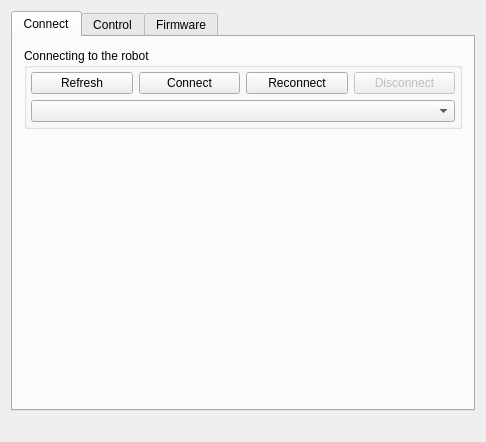
<?xml version="1.0" encoding="UTF-8"?>
<ui version="4.0">
 <class>MainWindow</class>
 <widget class="QMainWindow" name="MainWindow">
  <property name="geometry">
   <rect>
    <x>0</x>
    <y>0</y>
    <width>486</width>
    <height>442</height>
   </rect>
  </property>
  <property name="sizePolicy">
   <sizepolicy hsizetype="Minimum" vsizetype="Minimum">
    <horstretch>0</horstretch>
    <verstretch>0</verstretch>
   </sizepolicy>
  </property>
  <property name="windowTitle">
   <string>MainWindow</string>
  </property>
  <property name="windowIcon">
   <iconset resource="icons.qrc">
    <normaloff>:/icons/img/robot.png</normaloff>:/icons/img/robot.png</iconset>
  </property>
  <property name="unifiedTitleAndToolBarOnMac">
   <bool>false</bool>
  </property>
  <widget class="QWidget" name="centralWidget">
   <layout class="QVBoxLayout" name="verticalLayout_2">
    <item>
     <widget class="QTabWidget" name="tabWidget">
      <property name="currentIndex">
       <number>0</number>
      </property>
      <property name="elideMode">
       <enum>Qt::ElideNone</enum>
      </property>
      <widget class="QWidget" name="tab">
       <attribute name="title">
        <string>Connect</string>
       </attribute>
       <layout class="QVBoxLayout" name="verticalLayout_4">
        <item>
         <widget class="QGroupBox" name="groupBox">
          <property name="sizePolicy">
           <sizepolicy hsizetype="Preferred" vsizetype="Fixed">
            <horstretch>0</horstretch>
            <verstretch>0</verstretch>
           </sizepolicy>
          </property>
          <property name="title">
           <string>Connecting to the robot</string>
          </property>
          <layout class="QVBoxLayout" name="verticalLayout">
           <property name="leftMargin">
            <number>4</number>
           </property>
           <property name="topMargin">
            <number>4</number>
           </property>
           <property name="rightMargin">
            <number>4</number>
           </property>
           <property name="bottomMargin">
            <number>4</number>
           </property>
           <item>
            <layout class="QHBoxLayout" name="horizontalLayout">
             <item>
              <widget class="QPushButton" name="refresh">
               <property name="text">
                <string>Refresh</string>
               </property>
               <property name="icon">
                <iconset resource="icons.qrc">
                 <normaloff>:/icons/img/refresh.png</normaloff>:/icons/img/refresh.png</iconset>
               </property>
              </widget>
             </item>
             <item>
              <widget class="QPushButton" name="connect">
               <property name="text">
                <string>Connect</string>
               </property>
               <property name="icon">
                <iconset resource="icons.qrc">
                 <normaloff>:/icons/img/play.png</normaloff>:/icons/img/play.png</iconset>
               </property>
              </widget>
             </item>
             <item>
              <widget class="QPushButton" name="reconnect">
               <property name="text">
                <string>Reconnect</string>
               </property>
               <property name="icon">
                <iconset resource="icons.qrc">
                 <normaloff>:/icons/img/repeat.png</normaloff>:/icons/img/repeat.png</iconset>
               </property>
              </widget>
             </item>
             <item>
              <widget class="QPushButton" name="disconnect">
               <property name="enabled">
                <bool>false</bool>
               </property>
               <property name="text">
                <string>Disconnect</string>
               </property>
               <property name="icon">
                <iconset resource="icons.qrc">
                 <normaloff>:/icons/img/stop.png</normaloff>:/icons/img/stop.png</iconset>
               </property>
              </widget>
             </item>
            </layout>
           </item>
           <item>
            <widget class="QComboBox" name="ports">
             <property name="sizePolicy">
              <sizepolicy hsizetype="Minimum" vsizetype="Fixed">
               <horstretch>0</horstretch>
               <verstretch>0</verstretch>
              </sizepolicy>
             </property>
             <property name="editable">
              <bool>false</bool>
             </property>
            </widget>
           </item>
          </layout>
         </widget>
        </item>
        <item>
         <spacer name="verticalSpacer">
          <property name="orientation">
           <enum>Qt::Vertical</enum>
          </property>
          <property name="sizeHint" stdset="0">
           <size>
            <width>20</width>
            <height>40</height>
           </size>
          </property>
         </spacer>
        </item>
       </layout>
      </widget>
      <widget class="QWidget" name="tab_2">
       <attribute name="title">
        <string>Control</string>
       </attribute>
       <layout class="QVBoxLayout" name="verticalLayout_5">
        <item>
         <layout class="QHBoxLayout" name="controlButtons">
          <item>
           <widget class="QPushButton" name="startButton">
            <property name="text">
             <string>Start</string>
            </property>
            <property name="icon">
             <iconset resource="icons.qrc">
              <normaloff>:/icons/img/play.png</normaloff>:/icons/img/play.png</iconset>
            </property>
           </widget>
          </item>
          <item>
           <widget class="QPushButton" name="stopButton">
            <property name="text">
             <string>Stop</string>
            </property>
            <property name="icon">
             <iconset resource="icons.qrc">
              <normaloff>:/icons/img/stop.png</normaloff>:/icons/img/stop.png</iconset>
            </property>
           </widget>
          </item>
          <item>
           <widget class="QPushButton" name="resetButton">
            <property name="text">
             <string>Reset</string>
            </property>
            <property name="icon">
             <iconset resource="icons.qrc">
              <normaloff>:/icons/img/repeat.png</normaloff>:/icons/img/repeat.png</iconset>
            </property>
           </widget>
          </item>
         </layout>
        </item>
        <item>
         <layout class="QHBoxLayout" name="horizontalLayout_3">
          <item>
           <widget class="QGroupBox" name="controls">
            <property name="title">
             <string>Control</string>
            </property>
            <layout class="QHBoxLayout" name="horizontalLayout_6">
             <item>
              <layout class="QVBoxLayout" name="verticalLayout_6">
               <item>
                <widget class="QLabel" name="label">
                 <property name="text">
                  <string>&lt;b&gt;Forward&lt;/b&gt;</string>
                 </property>
                </widget>
               </item>
               <item>
                <widget class="QSlider" name="dxSlider">
                 <property name="sizePolicy">
                  <sizepolicy hsizetype="Fixed" vsizetype="Expanding">
                   <horstretch>0</horstretch>
                   <verstretch>0</verstretch>
                  </sizepolicy>
                 </property>
                 <property name="minimum">
                  <number>-120</number>
                 </property>
                 <property name="maximum">
                  <number>120</number>
                 </property>
                 <property name="tracking">
                  <bool>true</bool>
                 </property>
                 <property name="orientation">
                  <enum>Qt::Vertical</enum>
                 </property>
                 <property name="invertedAppearance">
                  <bool>false</bool>
                 </property>
                 <property name="invertedControls">
                  <bool>false</bool>
                 </property>
                 <property name="tickPosition">
                  <enum>QSlider::TicksAbove</enum>
                 </property>
                </widget>
               </item>
              </layout>
             </item>
             <item>
              <layout class="QVBoxLayout" name="verticalLayout_9">
               <item>
                <widget class="QLabel" name="label_2">
                 <property name="text">
                  <string>&lt;b&gt;Lateral&lt;/b&gt;</string>
                 </property>
                </widget>
               </item>
               <item>
                <widget class="QSlider" name="dySlider">
                 <property name="sizePolicy">
                  <sizepolicy hsizetype="Fixed" vsizetype="Expanding">
                   <horstretch>0</horstretch>
                   <verstretch>0</verstretch>
                  </sizepolicy>
                 </property>
                 <property name="minimum">
                  <number>-100</number>
                 </property>
                 <property name="maximum">
                  <number>100</number>
                 </property>
                 <property name="orientation">
                  <enum>Qt::Vertical</enum>
                 </property>
                 <property name="tickPosition">
                  <enum>QSlider::TicksAbove</enum>
                 </property>
                </widget>
               </item>
              </layout>
             </item>
             <item>
              <layout class="QVBoxLayout" name="verticalLayout_8">
               <item>
                <widget class="QLabel" name="label_3">
                 <property name="text">
                  <string>&lt;b&gt;Rotation&lt;/b&gt;</string>
                 </property>
                </widget>
               </item>
               <item>
                <widget class="QSlider" name="turnSlider">
                 <property name="sizePolicy">
                  <sizepolicy hsizetype="Maximum" vsizetype="Expanding">
                   <horstretch>0</horstretch>
                   <verstretch>0</verstretch>
                  </sizepolicy>
                 </property>
                 <property name="minimum">
                  <number>-45</number>
                 </property>
                 <property name="maximum">
                  <number>45</number>
                 </property>
                 <property name="orientation">
                  <enum>Qt::Vertical</enum>
                 </property>
                 <property name="tickPosition">
                  <enum>QSlider::TicksAbove</enum>
                 </property>
                 <property name="tickInterval">
                  <number>4</number>
                 </property>
                </widget>
               </item>
              </layout>
             </item>
            </layout>
           </widget>
          </item>
          <item>
           <widget class="QGroupBox" name="groupBox_4">
            <property name="title">
             <string>Parameters</string>
            </property>
            <layout class="QHBoxLayout" name="horizontalLayout_7">
             <item>
              <layout class="QHBoxLayout" name="parameters"/>
             </item>
             <item>
              <layout class="QVBoxLayout" name="verticalLayout_14">
               <item>
                <widget class="QLabel" name="label_8">
                 <property name="text">
                  <string>&lt;b&gt;Gait&lt;/b&gt;</string>
                 </property>
                </widget>
               </item>
               <item>
                <widget class="QRadioButton" name="walkButton">
                 <property name="text">
                  <string>Walk</string>
                 </property>
                </widget>
               </item>
               <item>
                <widget class="QRadioButton" name="trotButton">
                 <property name="text">
                  <string>Trot</string>
                 </property>
                 <property name="checked">
                  <bool>true</bool>
                 </property>
                </widget>
               </item>
               <item>
                <spacer name="verticalSpacer_2">
                 <property name="orientation">
                  <enum>Qt::Vertical</enum>
                 </property>
                 <property name="sizeHint" stdset="0">
                  <size>
                   <width>20</width>
                   <height>40</height>
                  </size>
                 </property>
                </spacer>
               </item>
              </layout>
             </item>
            </layout>
           </widget>
          </item>
         </layout>
        </item>
       </layout>
      </widget>
      <widget class="QWidget" name="tab_3">
       <attribute name="title">
        <string>Firmware</string>
       </attribute>
       <layout class="QVBoxLayout" name="verticalLayout_3">
        <item>
         <widget class="QLabel" name="label_4">
          <property name="text">
           <string>Here, you can update your firmare&lt;br&gt;
&lt;b&gt;Warning: you should be connected via USB to do this&lt;/b&gt;</string>
          </property>
          <property name="wordWrap">
           <bool>true</bool>
          </property>
         </widget>
        </item>
        <item>
         <widget class="QPushButton" name="checkVersion">
          <property name="text">
           <string>Get the last version of the firmware</string>
          </property>
          <property name="icon">
           <iconset resource="icons.qrc">
            <normaloff>:/icons/img/refresh.png</normaloff>:/icons/img/refresh.png</iconset>
          </property>
         </widget>
        </item>
        <item>
         <widget class="QLabel" name="version">
          <property name="text">
           <string/>
          </property>
         </widget>
        </item>
        <item>
         <widget class="QComboBox" name="firmwarePorts">
          <property name="enabled">
           <bool>false</bool>
          </property>
         </widget>
        </item>
        <item>
         <layout class="QHBoxLayout" name="horizontalLayout_2">
          <item>
           <widget class="QPushButton" name="updateFimwarePorts">
            <property name="enabled">
             <bool>false</bool>
            </property>
            <property name="text">
             <string>Refresh ports list</string>
            </property>
            <property name="icon">
             <iconset resource="icons.qrc">
              <normaloff>:/icons/img/refresh.png</normaloff>:/icons/img/refresh.png</iconset>
            </property>
           </widget>
          </item>
          <item>
           <widget class="QPushButton" name="updateFirmware">
            <property name="enabled">
             <bool>false</bool>
            </property>
            <property name="text">
             <string>Update the firmware</string>
            </property>
            <property name="icon">
             <iconset resource="icons.qrc">
              <normaloff>:/icons/img/play.png</normaloff>:/icons/img/play.png</iconset>
            </property>
           </widget>
          </item>
         </layout>
        </item>
        <item>
         <widget class="QProgressBar" name="progressBar">
          <property name="value">
           <number>0</number>
          </property>
          <property name="textVisible">
           <bool>true</bool>
          </property>
         </widget>
        </item>
        <item>
         <widget class="QLabel" name="firmwareStatus">
          <property name="text">
           <string/>
          </property>
         </widget>
        </item>
        <item>
         <spacer name="verticalSpacer_3">
          <property name="orientation">
           <enum>Qt::Vertical</enum>
          </property>
          <property name="sizeHint" stdset="0">
           <size>
            <width>20</width>
            <height>40</height>
           </size>
          </property>
         </spacer>
        </item>
        <item>
         <widget class="QLabel" name="label_5">
          <property name="text">
           <string>&lt;em&gt;If your board doesn't respond, try pressing both buttons, release the user button and then release the RESET button. Then, the green led should be solid, you are in forced bootloader mode.&lt;/em&gt;</string>
          </property>
          <property name="wordWrap">
           <bool>true</bool>
          </property>
         </widget>
        </item>
       </layout>
      </widget>
     </widget>
    </item>
    <item>
     <widget class="QLabel" name="status">
      <property name="text">
       <string/>
      </property>
      <property name="alignment">
       <set>Qt::AlignRight|Qt::AlignTrailing|Qt::AlignVCenter</set>
      </property>
     </widget>
    </item>
   </layout>
  </widget>
  <action name="actionQuitter">
   <property name="text">
    <string>Quit</string>
   </property>
   <property name="shortcut">
    <string>Ctrl+Q</string>
   </property>
  </action>
 </widget>
 <layoutdefault spacing="6" margin="11"/>
 <resources>
  <include location="icons.qrc"/>
 </resources>
 <connections/>
</ui>
